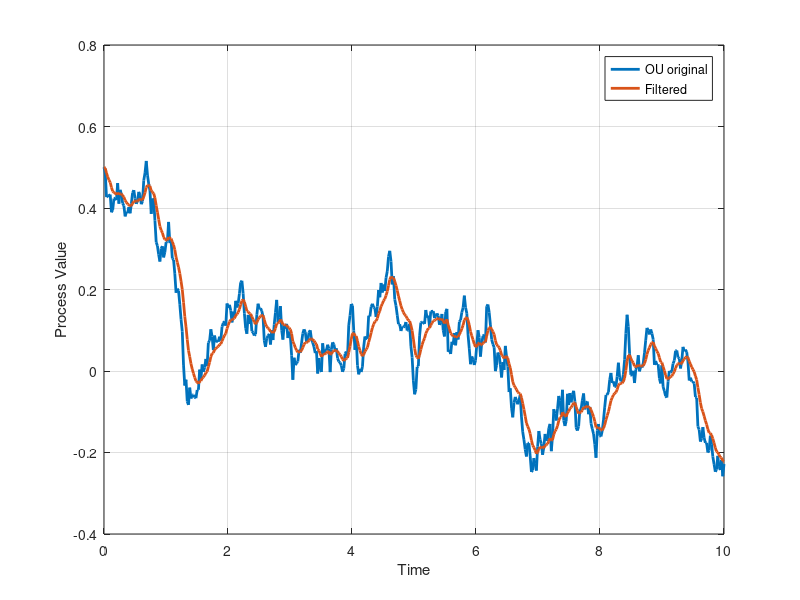

Write the MATLAB code that produced this figure.
## Ornstein-Uhlenbeck Process (OU Process)

1;

function [x,y] = ou_process(dt, theta, sigma, x0, T, beta)
  % This function generates an Ornstein-Uhlenbeck process.
  % x is the original result of the OU process
  % y is a smoothed version

  % Parameters:
  %   dt: Time step
  %   theta: Mean reversion rate
  %   sigma: Noise strength (standard deviation)
  %   x0: Initial state
  %   T: Total simulation time
  %   beta: smoothing factor for y

  % Number of steps
  N = floor(T / dt);
  
  % Initialize process output
  x = zeros(1, N);
  x(1) = x0;

  y = x;
  
  k1=exp(-theta*dt);
  k2=sigma*sqrt(dt);
  
  % Generate OU process
  for i = 2:N
    % Update state using Euler-Maruyama method
    x(i) = x(i-1) * k1 + k2 * randn(1); # original
    y(i) = beta*y(i-1) + (1-beta)*x(i); # smoothed
  end
end

% Example usage:
dt = 0.02;   % Time step (1/50)
theta = 1;   % Mean reversion rate
sigma = 0.2; % Noise strength
x0 = 0.5;   % Initial state
T = 10;      % Total simulation time
beta = power(0.01,1/25); % reach 0.01 after 25 steps

% Generate OU process data
[orig,smoothed] = ou_process(dt, theta, sigma, x0, T,beta);

                                % Plot the generated data
t=linspace(0,T,length(orig));
hold off;plot(t,orig,";OU original;","linewidth",2);
hold on;plot(t,smoothed,";Filtered;","linewidth",2);

xlabel('Time');
ylabel('Process Value');
grid on
